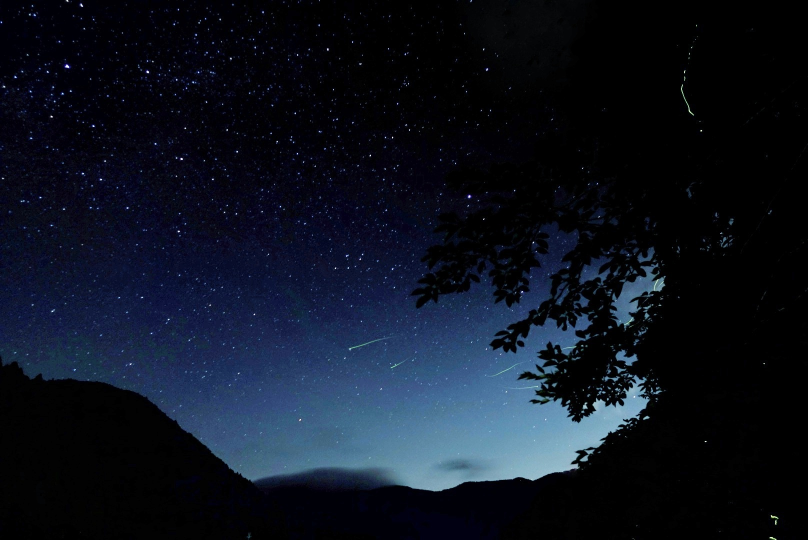
#> input picture input/img1.jpeg, 1616 x 1080 px (shown at 1/2 size); its folder holds only this picture in this run
$ python main.py   (older library calls are emulated)
#> lines starting #> are read from the running program, lines starting #| are printed output that depends on the picture
from PIL import Image, ImageDraw, ImageFilter, ImageFont
import numpy as np
import scipy.cluster
import glob
import os

'''
change text and font_path
'''

text = "sampletext"
font_path = "font/hoge.ttf"


def kmeans_process(img, n_cluster=3):
    sm_img = img.resize((100, 100))
    color_arr = np.array(sm_img)
    w_size, h_size, n_color = color_arr.shape
    color_arr = color_arr.reshape(w_size * h_size, n_color)
    color_arr = color_arr.astype(np.float)
    codebook, distortion = scipy.cluster.vq.kmeans(color_arr, n_cluster)
    code, _ = scipy.cluster.vq.vq(color_arr, codebook)
    n_data = []
    for n in range(n_cluster):
        n_data.append(len([x for x in code if x == n]))
    desc_order = np.argsort(n_data)[::-1]
    return ["#{:02x}{:02x}{:02x}".format(*(codebook[elem].astype(int))) for elem in desc_order]

def draw_im_color(img, n_cluster=3):
    colors = kmeans_process(img)
    im_color_width = 400
    im_color_height = 20
    im_color = Image.new('RGB', (im_color_width, im_color_height), (255, 255, 255, 255))
    draw = ImageDraw.Draw(im_color)
    single_width = im_color_width / n_cluster
    for i, color in enumerate(sorted(colors, reverse=True)):
        p1 = (single_width * i, 0)
        p2 = (single_width * (i + 1), im_color_height)
        pos = [p1, p2]
        draw.rectangle(pos, fill=color)
    return im_color

def draw_im_font(im_target, text, font_path=None):
    font_size = 60
    font_color = (255, 255, 255)
    font = ImageFont.truetype(font_path, font_size)
    draw = ImageDraw.Draw(im_target)
    draw.text((490, 800), text, font_color, font=font) # adjust the position of the text
    return im_target


files = glob.glob("input/*")
for input_filename in files:
    im_source = Image.open(input_filename)
#> im_source is the input picture: PIL image 1616x1080 RGB; mean R, G, B 13.5, 19.7, 32
    if im_source.width < im_source.height:
        im_source = im_source.rotate(90, expand=True)
    im_source = im_source.resize((960, 640), Image.LANCZOS)
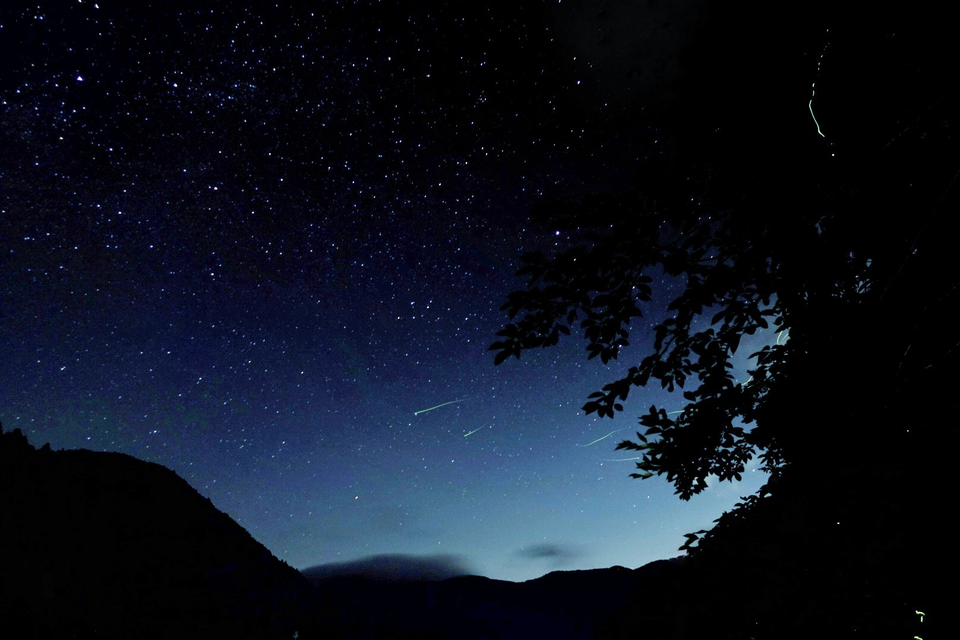
#> im_source: PIL image 960x640 RGB; mean R, G, B 13.6, 19.7, 32
    output_filename = "output/" + kmeans_process(im_source, n_cluster=1)[0][1:] + ".png"
#> in kmeans_process, `sm_img = img.resize((100, 100))`:
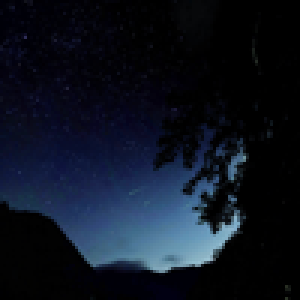
#> sm_img: PIL image 100x100 RGB (shown 3 times larger); mean R, G, B 13.6, 19.7, 32
#> in kmeans_process, `codebook, distortion = scipy.cluster.vq.kmeans(color_arr, n_cluster)`: codebook = [[13.57, 19.71, 32.03]]; distortion = 47.21
#> in kmeans_process, `code, _ = scipy.cluster.vq.vq(color_arr, codebook)`: code = 10000 values from 0 to 0
#> after the loop in kmeans_process, `for n in range(n_cluster):`: n_data = [10000]
#> in kmeans_process, `desc_order = np.argsort(n_data)[::-1]`: desc_order = [0]
#> output_filename = 'output/0d1320.png'

    im_target = Image.new('RGB', (1080, 1080), (255, 255, 255, 255))
#> im_target: PIL image 1080x1080 RGB; every value is 255
    im_target.paste(im_source, (60, 220))
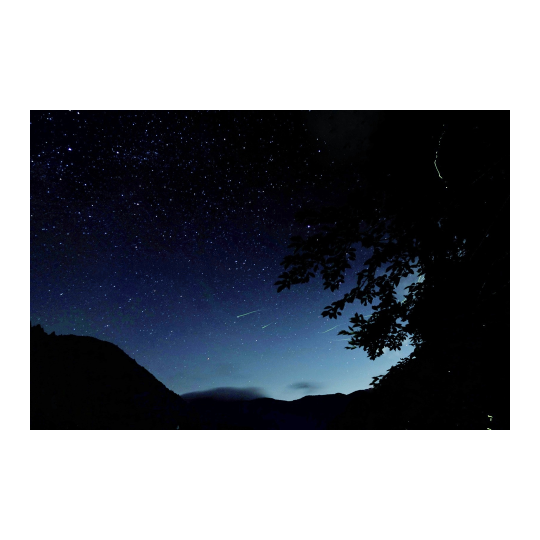
#> im_target: PIL image 1080x1080 RGB (shown at 1/2 size); mean R, G, B 127.8, 131, 137.5
    im_color = draw_im_color(im_source)
#> in draw_im_color, `colors = kmeans_process(img)`: colors = ['#020308', '#1a294b', '#517898']
#> in draw_im_color, `im_color = Image.new('RGB', (im_color_width, im_color_height), (255, 2..`: im_color: PIL image 400x20 RGB; every value is 255
#> the loop in draw_im_color, `for i, color in enumerate(sorted(colors, reverse=True)):` made 3 passes
#> (color, pos) on passes 1 to 3: ('#517898', [(0, 0), (133.3, 20)]), ('#1a294b', [(133.3, 0), (266.7, 20)]), ('#020308', [(266.7, 0), (400, 20)])
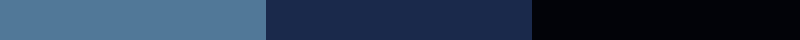
#> im_color: PIL image 400x20 RGB (shown 2 times larger); mean R, G, B 36.2, 54.5, 78.2
    im_target.paste(im_color, (340, 920))
    im_target = draw_im_font(im_target, text, font_path)

    im_target.save(output_filename)
    os.remove(input_filename)

$ run again, on input/img2.jpeg
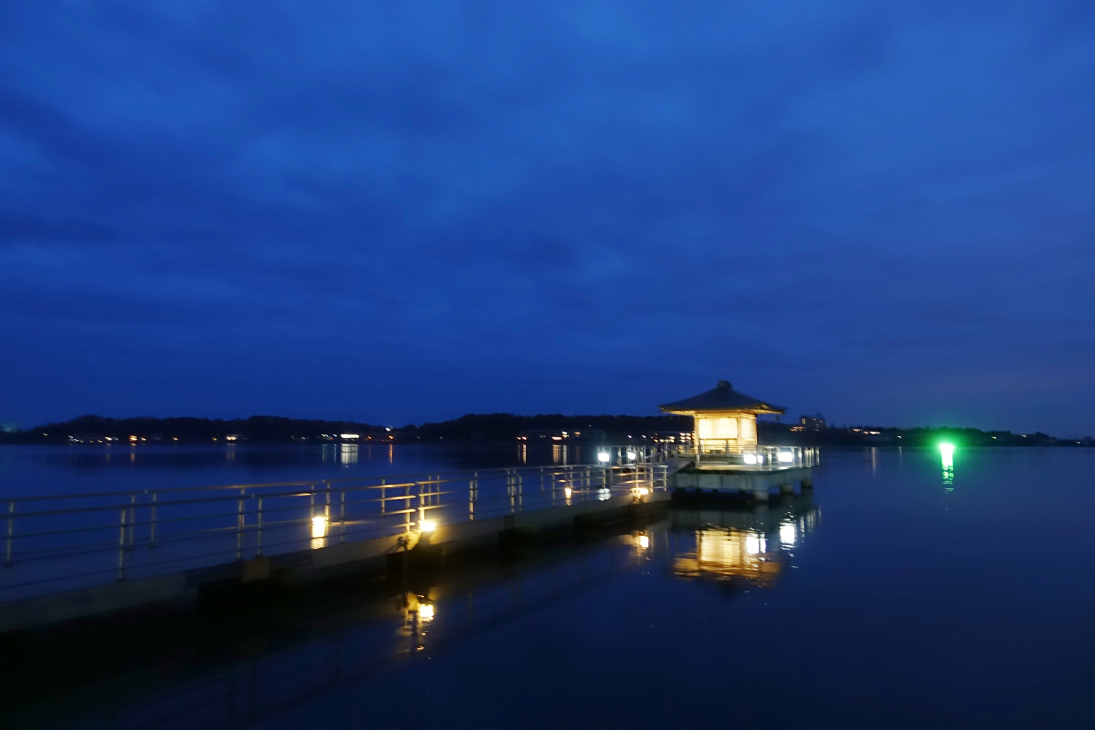
#> input picture input/img2.jpeg, 5472 x 3648 px (shown at 1/5 size)
#> im_source is the input picture: PIL image 5472x3648 RGB; mean R, G, B 28.8, 59.7, 120.2
#> im_source: PIL image 960x640 RGB
#> codebook = [[28.82, 59.66, 120.2]]; distortion = 62.49
#> code = 10000 values from 0 to 0
#> after the loop in kmeans_process, `for n in range(n_cluster):`: n_data = [10000]
#> desc_order = [0]
#> output_filename = 'output/1c3b78.png'
#> `im_target.paste(im_source, (60, 220))`:
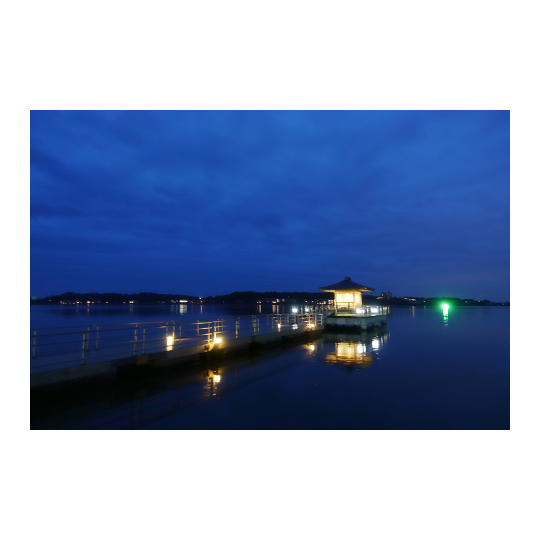
#> im_target: PIL image 1080x1080 RGB (shown at 1/2 size); mean R, G, B 135.9, 152.1, 184
#> colors = ['#111b34', '#2a5bb1', '#1c418f']
#> the loop in draw_im_color, `for i, color in enumerate(sorted(colors, reverse=True)):` made 3 passes
#> (color, pos) on passes 1 to 3: ('#2a5bb1', [(0, 0), (133.3, 20)]), ('#1c418f', [(133.3, 0), (266.7, 20)]), ('#111b34', [(266.7, 0), (400, 20)])
#> `im_color = draw_im_color(im_source)`:
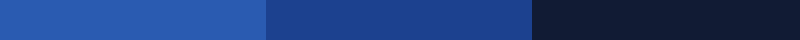
#> im_color: PIL image 400x20 RGB (shown 2 times larger); mean R, G, B 29, 60.9, 123.8
